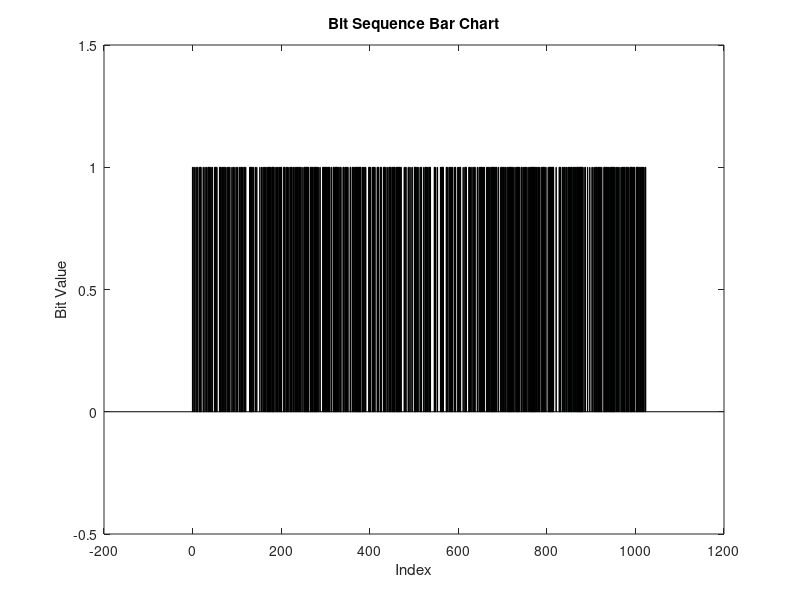

MATLAB code for this plot: (Note: this script raises an error after producing the figure.)
%% =========================
%    OFDM 主程式 
% =========================

clear; clc;

%% 參數設定
Nfft = 256;                  % FFT點數
CP = 16;                     % 循環字首長度
numSymbols = 20000;          % OFDM symbol 數量
SNRdB = 0:5:25;              % SNR 測試範圍
theta_true = 7;              % 延遲（取樣點）
epsilon_true = 0.2;          % 頻率偏移

M = 16;                      % 16QAM
bps = log2(M);

%% 三個實驗共用同一組 bits
bits = randi([0 1], Nfft*bps, 1);

% 畫出 bits 的長條圖
figure;
bar(0:length(bits)-1, bits);        % bar chart
xlabel('Index');
ylabel('Bit Value');
ylim([-0.5 1.5]);                   % 讓 0/1 更清楚
title('Bit Sequence Bar Chart');

fprintf('\n=== 題目1: Ideal ===\n');
ber_ideal = simulate_OFDM(Nfft, CP, numSymbols, SNRdB, 0, 0, 0, bits);

fprintf('\n=== 題目2: 有延遲 %d & 頻偏 %.2f ===\n', theta_true, epsilon_true);
ber_offset = simulate_OFDM(Nfft, CP, numSymbols, SNRdB, theta_true, epsilon_true, 0, bits);

fprintf('\n=== 題目3: 同步補償 ===\n');
ber_sync = simulate_OFDM(Nfft, CP, numSymbols, SNRdB, theta_true, epsilon_true, 1, bits);

%% 畫 BER 圖
blue  = [48, 106, 199]/255;
yellow = [250, 213, 5]/255;
red   = [230, 87, 120]/255;

figure;
semilogy(SNRdB, ber_ideal, 'o-', 'Color', blue, 'LineWidth', 2);
hold on;
semilogy(SNRdB, ber_offset, '-', 'Color', yellow, 'LineWidth', 2);
semilogy(SNRdB, ber_sync, '--', 'Color', red, 'LineWidth', 2);
grid on;

xlabel('SNR (dB)');
ylabel('Bit Error Rate (BER)');
legend('Ideal System', ...
    sprintf('With delay \\theta = %d and frequency offset \\epsilon = %.2f', theta_true, epsilon_true), ...
    'After synchronization compensation', ...
    'Location', 'southwest', 'FontSize', 11);

title('OFDM BER vs SNR');


%% =========================
%       OFDM 模擬函式
% =========================
function ber = simulate_OFDM(Nfft, CP, numSymbols, SNRdB, theta, epsilon, S, bits)
    
    M = 16;
    bps = log2(M);

    % ✅ bits 改為由外部傳入，不在此生成

    ber = zeros(size(SNRdB));
    
    for idx = 1:length(SNRdB)
        SNR = SNRdB(idx);
        num_errors = 0;
        num_bits = 0;

        for i = 1:numSymbols
       
            % QAM 調變
            qamSymbols = qammod(bits, M, 'InputType', 'bit','UnitAveragePower',true);
        
            % OFDM 調變
            ifftData = ifft(qamSymbols, Nfft);
            tx = [ifftData(end-CP+1:end); ifftData];
            
            % 加延遲 + 頻偏
            tx = apply_channel_effects(tx, theta, epsilon, Nfft);
    
            % AWGN
            rx = awgn(tx, SNRdB(idx), 'measured');

            %% === 若要做同步補償 ===
            if S == 1 
                [theta_est, epsilon_est] = ML_synchronization(rx, Nfft, CP, SNR);

                theta_est = round(theta_est);
                if theta_est < 0, theta_est = 0; end

                % 取出 OFDM 符號（含 CP）
                symbol_start = theta_est + 1;
                symbol_end   = symbol_start + CP + Nfft - 1;

                if symbol_end <= length(rx)
                    rx_symbols = rx(symbol_start:symbol_end);
                else
                    rx_symbol = rx(1:min(CP+Nfft, length(rx)));
                    if length(rx_symbol) < CP+Nfft
                        rx_symbols = [rx_symbol; zeros(CP+Nfft-length(rx_symbol), 1)];
                    end
                end
                
                % 補償頻偏
                k = 0:length(rx_symbols)-1;
                freq_compensation = exp(-1j * 2*pi * epsilon_est * k(:) / Nfft);
                rx = rx_symbols .* freq_compensation;
            end
        
            %% OFDM 解調
            rxNoCP = rx(CP+1:end);
            rxSymbols = fft(rxNoCP, Nfft);
         
            % QAM 解調
            rxBits = qamdemod(rxSymbols, M, 'OutputType', 'bit','UnitAveragePower',true);

            % 計算 BER
            num_errors = num_errors + sum(bits ~= rxBits);
            num_bits   = num_bits   + (Nfft * bps);
         
        end

        ber(idx) = num_errors / num_bits;
        fprintf('SNR = %2d dB -> BER = %.5e\n', SNRdB(idx), ber(idx));
    end
end


%% =========================
%      加延遲 + 頻偏
% =========================
function tx = apply_channel_effects(tx_signal, theta, epsilon, Nfft)

    % 頻偏
    k = 0:length(tx_signal)-1;
    freq_offset = exp(1j*2*pi*epsilon*k(:)/Nfft);
    tx = tx_signal .* freq_offset;
    
    % 加延遲（zero-padding）
    if theta > 0
        tx = [zeros(theta, 1); tx];
    end
end


%% =========================
%    ML 同步估測 (van de Beek)
% =========================
function [theta_ML, epsilon_ML, Lambda, phi_vals] = ML_synchronization(r, Nfft, L, SNRdB)

N = Nfft;
lenr = length(r);

SNR_linear = 10^(SNRdB/10);
rho = SNR_linear / (1 + SNR_linear);

% 基本上是會有 theta 個 ， 如題目條件 eg. theta = 7
theta_max = lenr - N - L;
theta_cands = 0:theta_max;
numCands = length(theta_cands);

phi_vals = zeros(numCands,1);
Lambda = zeros(numCands,1);

for idx = 1:numCands
    theta = theta_cands(idx);

    phi_sum = 0;
    energy_sum = 0;

    % 這邊在做公式 (6) 、 (7)
    for k = 0:(L-1)
        i1 = theta + k + 1;
        i2 = theta + k + N + 1;

        % correlation part
        phi_sum = phi_sum + conj(r(i2)) * r(i1);

        % energy part
        energy_sum = energy_sum + (abs(r(i1))^2 + abs(r(i2))^2);
    end

    phi_vals(idx) = phi_sum;
    Phi = energy_sum / 2;
    Lambda(idx) = abs(phi_sum) - rho * Phi;
end

% 找到最大值的idx
[~, max_idx] = max(Lambda);
theta_ML = theta_cands(max_idx);

% 這邊在做公式 (12) 、 (13)
% phi 和 epsilon 的 Maxlikelihood estimate
phi_at = phi_vals(max_idx);
epsilon_ML = -angle(phi_at)/(2*pi);
epsilon_ML = mod(epsilon_ML + 0.5, 1) - 0.5;

end
